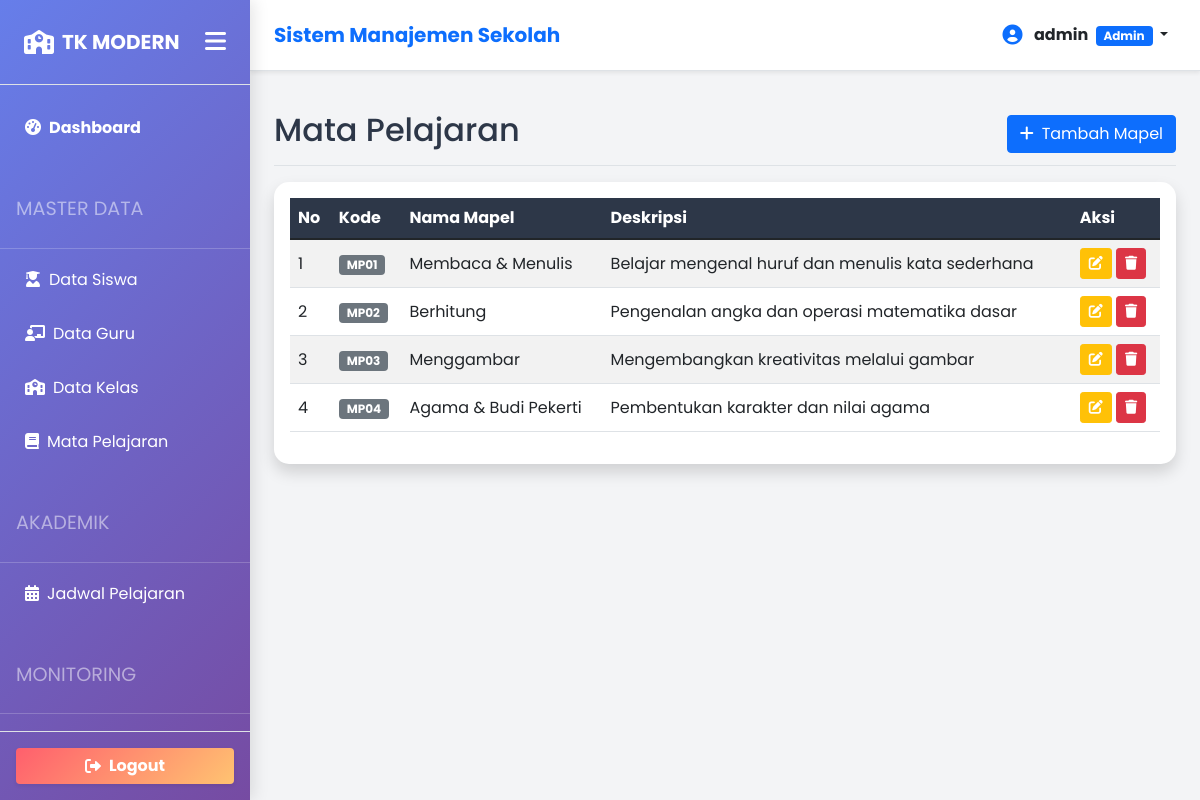
The app's page /modules/mapel/index.php (signed in) with its own data.
### tables this page shows
CREATE TABLE `mata_pelajaran` (
  `id` int(11) NOT NULL AUTO_INCREMENT,
  `kode_mapel` varchar(20) NOT NULL,
  `nama_mapel` varchar(100) NOT NULL,
  `deskripsi` text,
  PRIMARY KEY (`id`),
  UNIQUE KEY `kode_mapel` (`kode_mapel`)
);

### helpers/functions.php (called while the page is built, shortened)
<?php
require_once __DIR__ . '/../config/config.php';
function query($query)
{
    global $conn;
    $result = mysqli_query($conn, $query);
    $rows = [];
    while ($row = mysqli_fetch_assoc($result)) {
        $rows[] = $row;
    }
    return $rows;
}
?>

### modules/mapel/index.php (the view, shortened to what this page needs)
<?php
require_once '../../config/config.php';
require_once '../../helpers/functions.php';
$mapel_list = query("SELECT * FROM mata_pelajaran ORDER BY kode_mapel ASC");
require_once '../../layouts/header.php';
require_once '../../layouts/sidebar.php';
?>
<div class="d-flex justify-content-between flex-wrap flex-md-nowrap align-items-center pt-3 pb-2 mb-3 border-bottom">
    <h1 class="h2">Mata Pelajaran</h1>
    <button type="button" class="btn btn-primary" data-bs-toggle="modal" data-bs-target="#addModal">
        <i class="fas fa-plus me-2"></i>Tambah Mapel
    </button>
</div>
<div class="row">
    <div class="col-md-12">
        <div class="card shadow mb-4">
            <div class="card-body">
                <table class="table table-striped table-hover">
                    <thead class="table-dark">
                        <tr>
                            <th>No</th>
                            <th>Kode</th>
                            <th>Nama Mapel</th>
                            <th>Deskripsi</th>
                            <th>Aksi</th>
                        </tr>
                    </thead>
                    <tbody>
                        <?php $no = 1;
                        foreach ($mapel_list as $row): ?>
                            <tr>
                                <td>
                                    <?= $no++; ?>
                                </td>
                                <td><span class="badge bg-secondary">
                                        <?= $row['kode_mapel']; ?>
                                    </span></td>
                                <td>
                                    <?= $row['nama_mapel']; ?>
                                </td>
                                <td>
                                    <?= $row['deskripsi']; ?>
                                </td>
                                <td>
                                    <button class="btn btn-sm btn-warning text-white" data-bs-toggle="modal"
                                        data-bs-target="#editModal<?= $row['id']; ?>">
                                        <i class="fas fa-edit"></i>
                                    </button>
                                    <a href="?delete=<?= $row['id']; ?>" class="btn btn-sm btn-danger"
                                        onclick="return confirm('Hapus mapel ini?');">
                                        <i class="fas fa-trash"></i>
                                    </a>
                                </td>
                            </tr>
                        <?php endforeach; ?>
                    </tbody>
                </table>
            </div>
        </div>
    </div>
</div>
<?php require_once '../../layouts/footer.php'; ?>

### assets/css/style.css (style rules this page uses)
:root { --primary-bg: #4e73df; --primary-gradient: linear-gradient(135deg, #667eea 0%, #764ba2 100%); --secondary-bg: #858796; --sidebar-width: 250px; --sidebar-collapsed-width: 80px; --card-shadow: 0 10px 20px rgba(0, 0, 0, 0.05); --hover-shadow: 0 15px 30px rgba(0, 0, 0, 0.1); --body-bg: #f3f4f6; --text-primary: #2d3748; }
body { font-family: 'Poppins', sans-serif; background-color: var(--body-bg); color: var(--text-primary); overflow-x: hidden; }
.card { border: none; border-radius: 15px; box-shadow: var(--card-shadow); transition: transform 0.3s; }
.table thead th { background-color: #2d3748; color: white; border: none; white-space: nowrap; }
.table tbody td { vertical-align: middle; }

### records on screen
mata_pelajaran: kode_mapel "MP01", nama_mapel "Membaca & Menulis", deskripsi "Belajar mengenal huruf dan menulis kata sederhana"
mata_pelajaran: kode_mapel "MP02", nama_mapel "Berhitung", deskripsi "Pengenalan angka dan operasi matematika dasar"
mata_pelajaran: kode_mapel "MP03", nama_mapel "Menggambar", deskripsi "Mengembangkan kreativitas melalui gambar"
mata_pelajaran: kode_mapel "MP04", nama_mapel "Agama & Budi Pekerti", deskripsi "Pembentukan karakter dan nilai agama"

### other values on screen
$_SESSION['username'] "admin"
$_SESSION['role'] "Admin"
